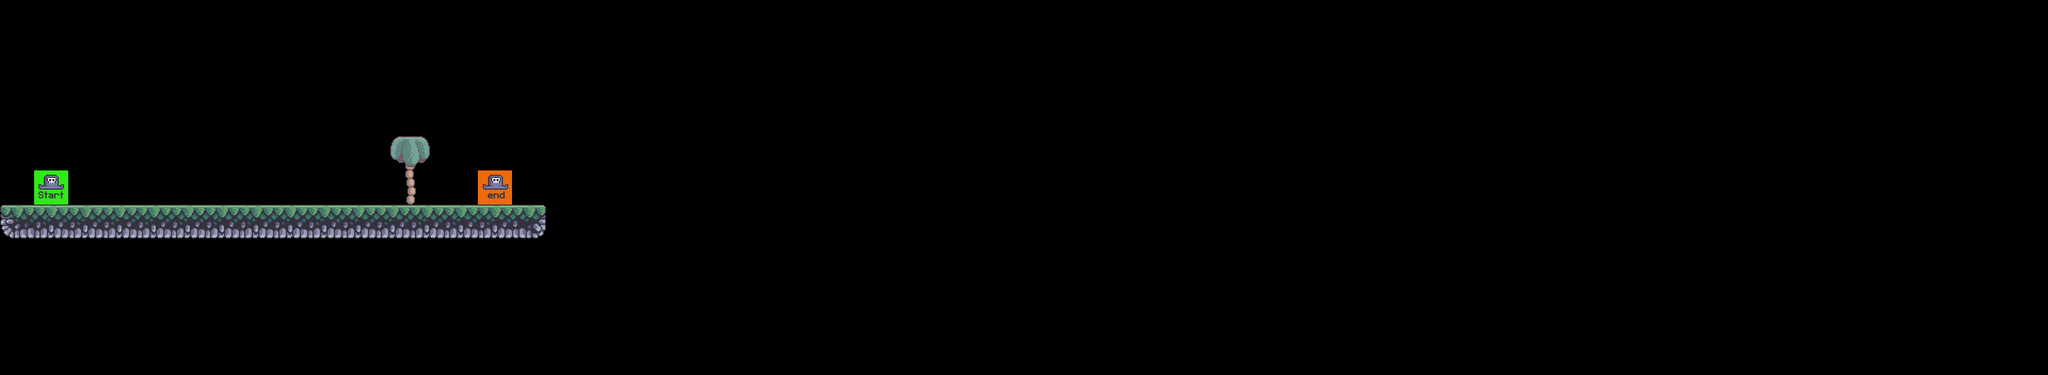

A 2D game scene composited from a Tiled map and its tileset images. What follows is a short description and the map's XML, with each tile layer's data collapsed to a summary:
An orthogonal 60x11 tile map with 64x64 px tiles, 9 tile layers (coins, bg_palms, grass, crates, ...), 3 tilesets.

<map version="1.9" tiledversion="1.9.2" orientation="orthogonal" renderorder="right-down" width="60" height="11" tilewidth="64" tileheight="64" infinite="0" nextlayerid="11" nextobjectid="1">
 <editorsettings>
  <export target="../1/level_1.csv" format="csv" />
 </editorsettings>
 <tileset firstgid="1" source="../tilesets/terrain_tiles.tsx" />
 <tileset firstgid="17" source="../tilesets/setup_tiles.tsx" />
 <tileset firstgid="19" source="../tilesets/palms.tsx" />
 <layer id="4" name="coins" width="60" height="11">
  <data>[660 cells, 0 non-empty, 0 distinct tile ids]</data>
 </layer>
 <layer id="5" name="bg_palms" width="60" height="11">
  <data>[660 cells, 1 non-empty, 1 distinct tile ids]</data>
 </layer>
 <layer id="6" name="grass" width="60" height="11">
  <data>[660 cells, 0 non-empty, 0 distinct tile ids]</data>
 </layer>
 <layer id="7" name="crates" width="60" height="11">
  <data>[660 cells, 0 non-empty, 0 distinct tile ids]</data>
 </layer>
 <layer id="1" name="terrain" width="60" height="11">
  <data>[660 cells, 16 non-empty, 3 distinct tile ids]</data>
 </layer>
 <layer id="2" name="player" width="60" height="11">
  <data>[660 cells, 2 non-empty, 2 distinct tile ids]</data>
 </layer>
 <layer id="8" name="enemies" width="60" height="11">
  <data>[660 cells, 0 non-empty, 0 distinct tile ids]</data>
 </layer>
 <layer id="9" name="collision" width="60" height="11">
  <data>[660 cells, 0 non-empty, 0 distinct tile ids]</data>
 </layer>
 <layer id="10" name="fg_palms" width="60" height="11">
  <data>[660 cells, 0 non-empty, 0 distinct tile ids]</data>
 </layer>
</map>
